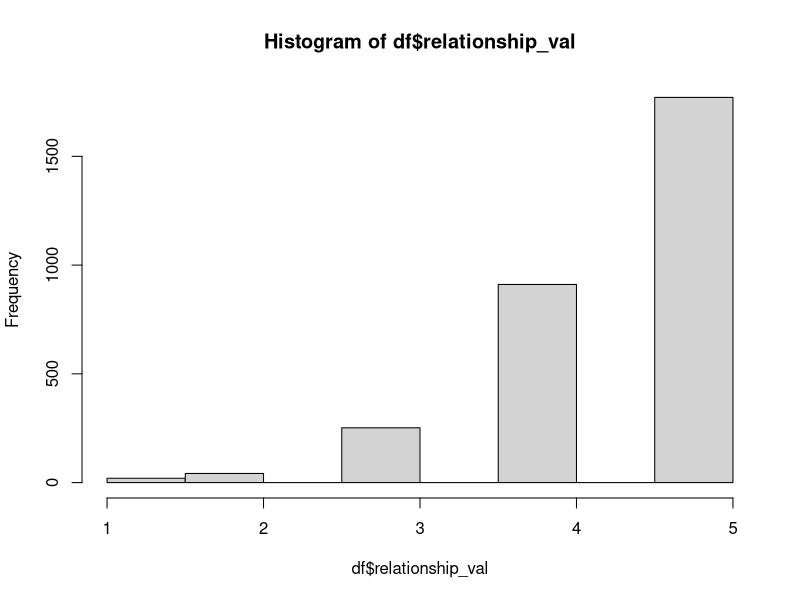
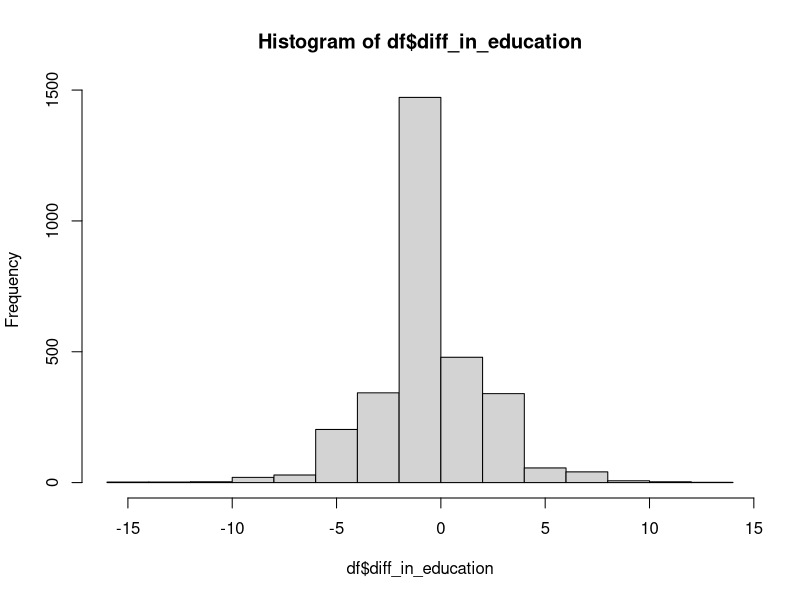
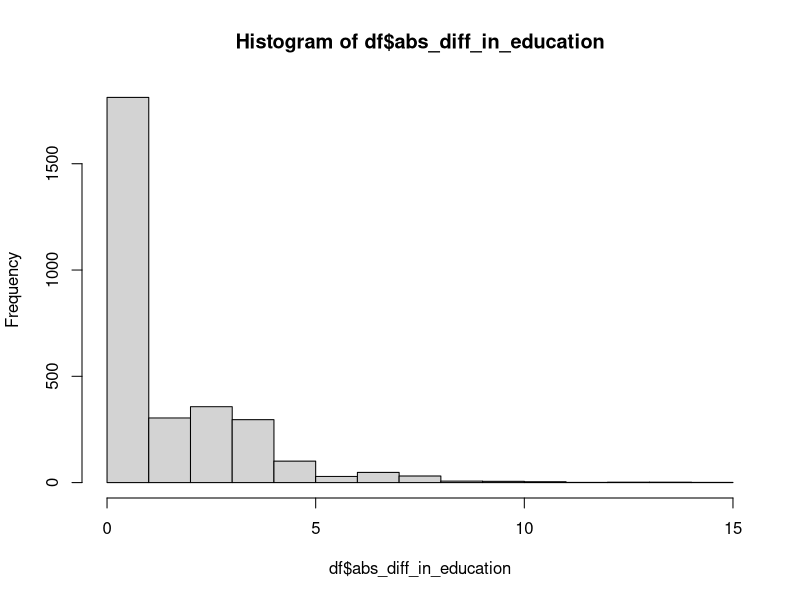
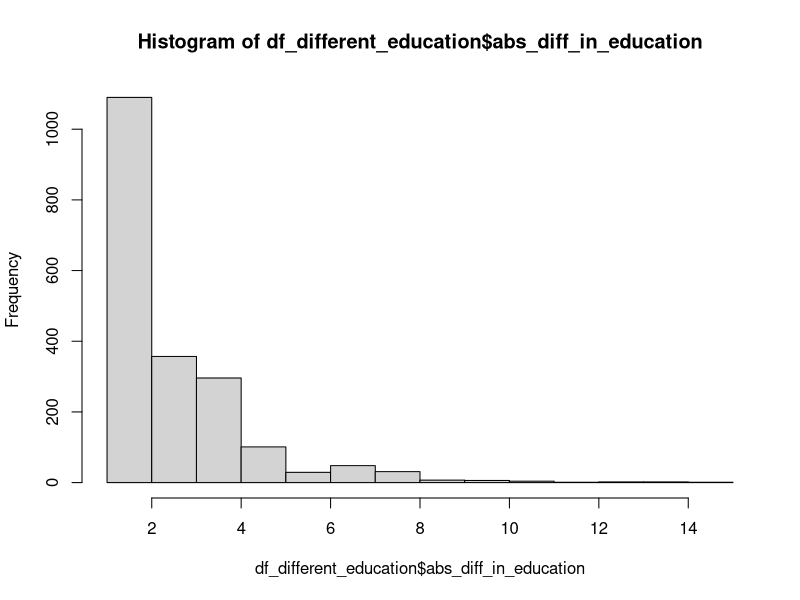

Source code (R) for these figures, in order:
## ---- chunk 1
knitr::opts_chunk$set(echo = TRUE)
rm(list = ls())
df = read.csv("cleaned_df.csv")
df$relationship_val <- as.numeric(substr(df$RELATIONSHIP_QUALITY, 2, 2))

## ---- chunk 2
hist(df$relationship_val)
summary(df$relationship_val)
## ---- chunk 3
hist(df$diff_in_education)
summary(df$diff_in_education)
## ---- chunk 4
summary(lm(relationship_val ~ diff_in_education, data=df))
## ---- chunk 5
df$abs_diff_in_education = abs(df$diff_in_education)
hist(df$abs_diff_in_education)
summary(df$abs_diff_in_education)
## ---- chunk 6
summary(lm(relationship_val ~ abs_diff_in_education, data=df))
## ---- chunk 7
summary(aov(relationship_val ~ factor(RESPONDENT_YRSED) + factor(PARTNER_YRSED), data=df))
summary(aov(relationship_val ~ factor(RESPONDENT_YRSED)*factor(PARTNER_YRSED), data=df))
## ---- chunk 8
df$large_diff_in_education <- ifelse(df$abs_diff_in_education >= 4.0, "large", "not large")

summary(aov(relationship_val ~ factor(large_diff_in_education), data=df))
## ---- chunk 9
df_different_education <- df[df$abs_diff_in_education!=0.0,]
hist(df_different_education$abs_diff_in_education)
summary(df_different_education$abs_diff_in_education)
## ---- chunk 10
summary(lm(relationship_val ~ abs_diff_in_education, data=df_different_education))
